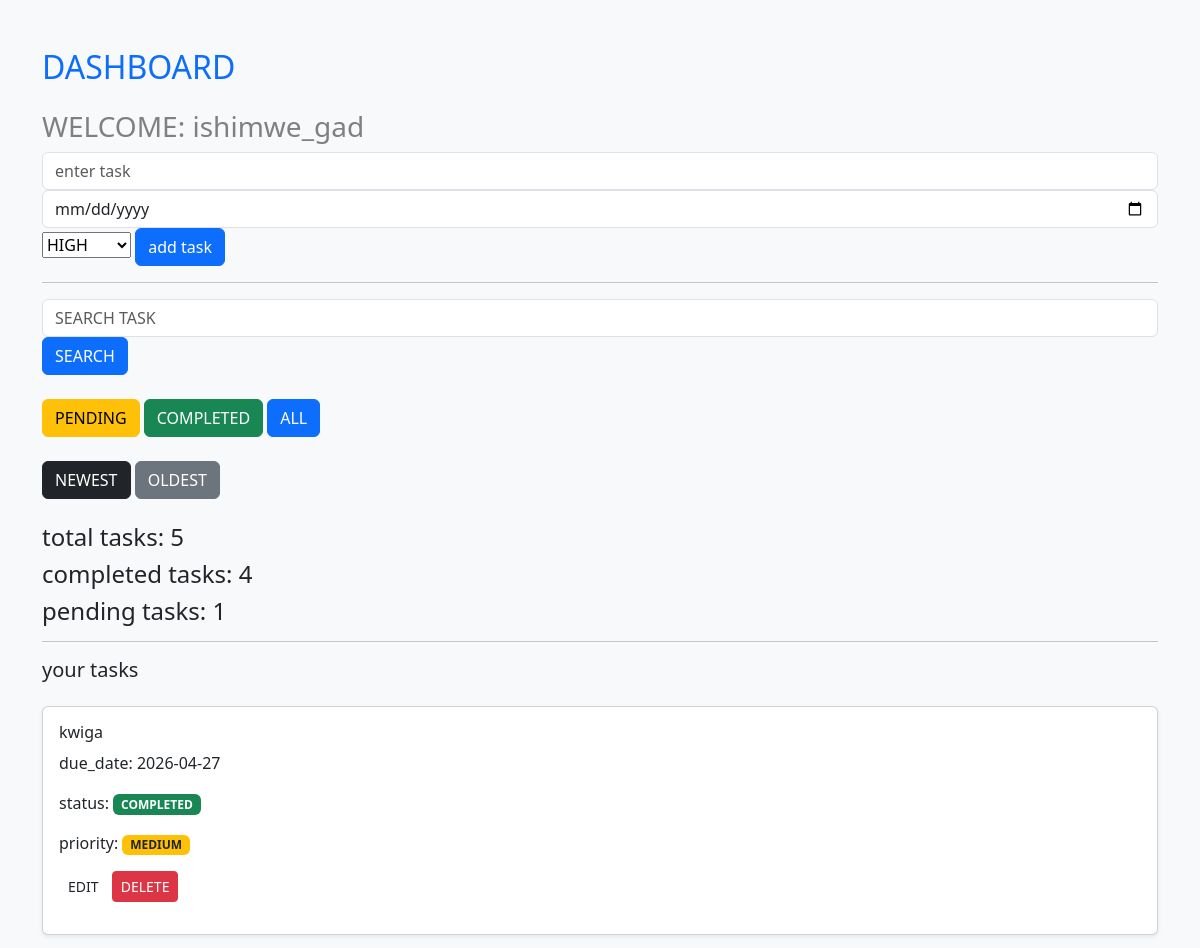
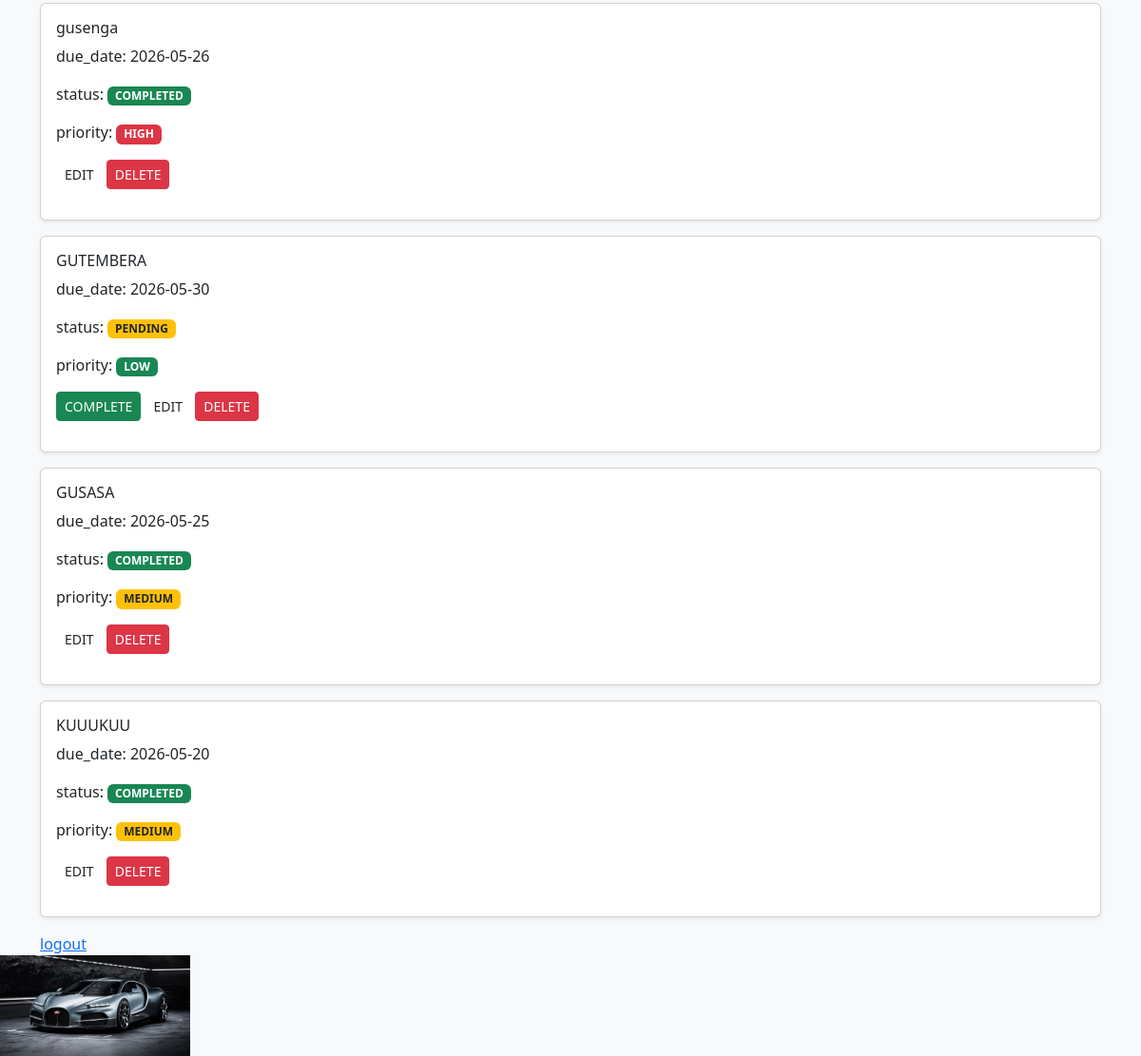
The page /dashboard (signed in) on the database as committed earlier (2 pictures, top to bottom).
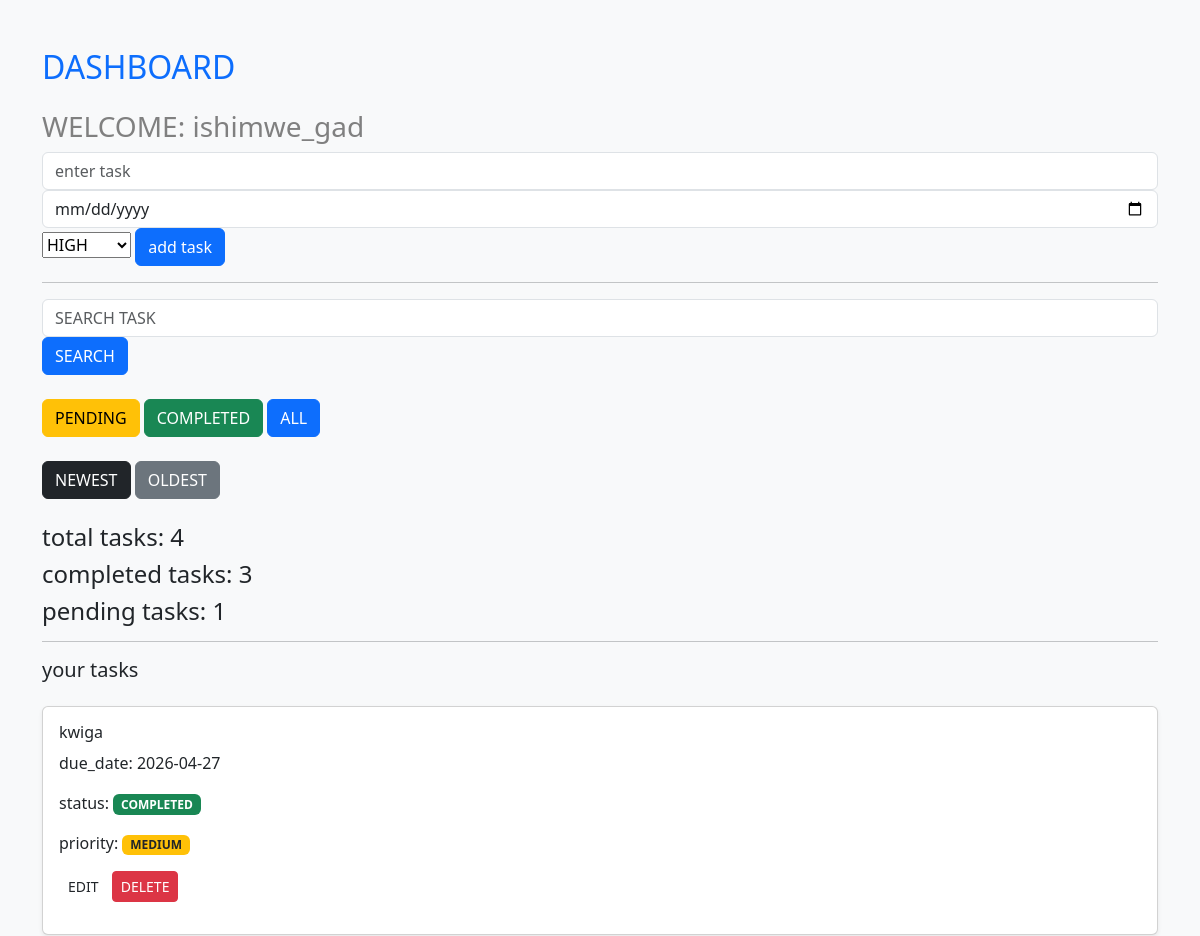
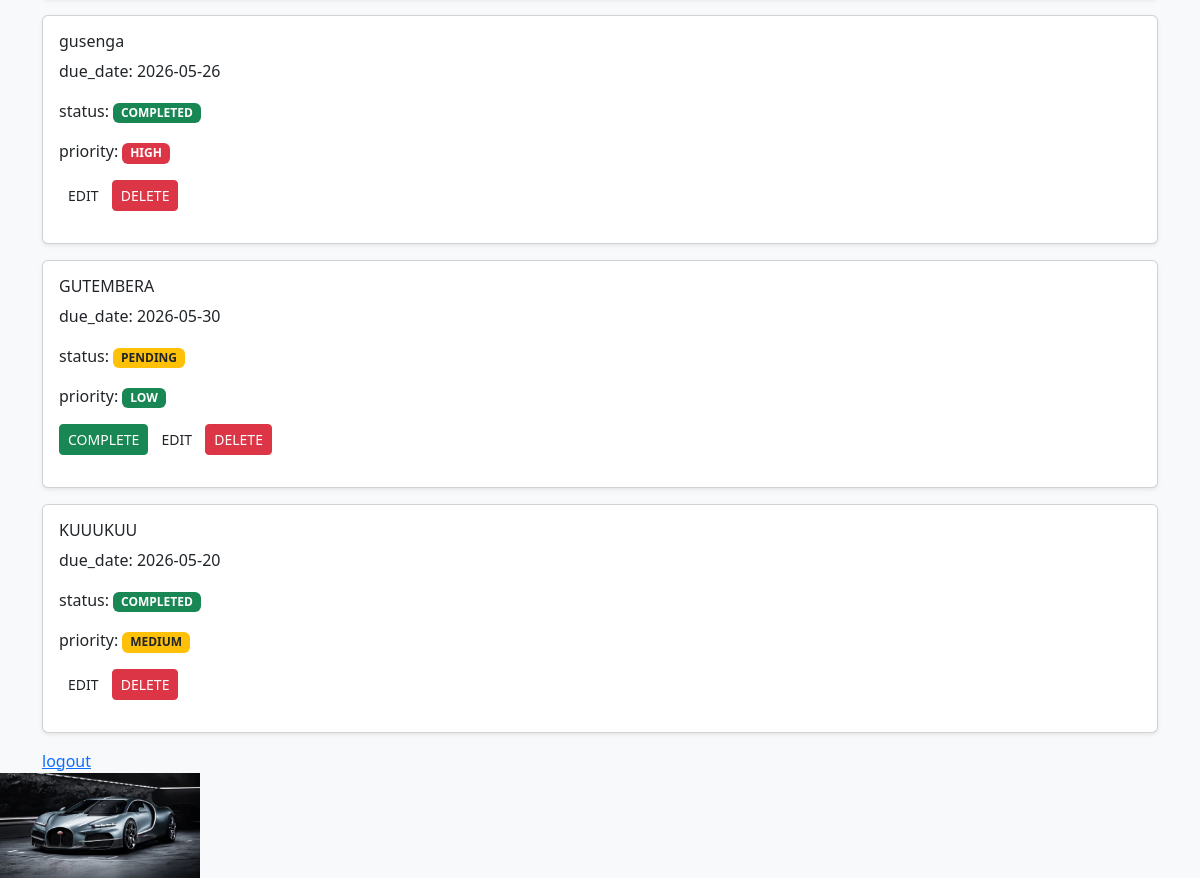
The same page on the database as committed later (2 pictures, top to bottom).
### tables this page shows
CREATE TABLE users (
        id INTEGER PRIMARY KEY AUTOINCREMENT,
        username TEXT UNIQUE,
        password TEXT
           );

CREATE TABLE tasks (
        id INTEGER PRIMARY KEY AUTOINCREMENT,
        user_id INTEGER,
        title TEXT,
        status TEXT
           , due_date TEXT, priority TEXT);

### app.py (the view)
@app.route('/dashboard')
def dashboard():
    username = session.get('username')
    if not username:
        return redirect('/')
    conn = sqlite3.connect('users.db')
    cursor = conn.cursor()
    cursor.execute("SELECT id FROM users WHERE username=?", (username,))
    user = cursor.fetchone()
    user_id = user[0]
    search = request.args.get('search')
    status = request.args.get('status')
    sort = request.args.get('sort')
    if search:
        cursor.execute(
            "SELECT id, title, status, due_date, priority FROM tasks WHERE user_id=? AND title LIKE ?",
            (user_id, '%' + search + '%')
        )
    elif status:
           cursor.execute(
            "SELECT id, title, status, due_date,priority FROM tasks WHERE user_id=? AND status=?",
            (user_id, status)
        )
    else:
        if sort == "newest":
            cursor.execute(
             "SELECT id, title, status, due_date, priority FROM tasks WHERE user_id=? ORDER BY id DESC",
            (user_id,)
        )
        elif sort == "oldest":
            cursor.execute(
                "SELECT id, title, status, due_date, priority FROM tasks WHERE user_id=? ORDER BY id ASC",
                (user_id,)
            )
        else:
            cursor.execute(
                "SELECT id, title, status, due_date, priority FROM tasks WHERE user_id=?",
                (user_id,)
            )
    tasks = cursor.fetchall()
    cursor.execute(
        "SELECT COUNT(*) FROM tasks WHERE user_id=?",
        (user_id,)
     )
    total_tasks = cursor.fetchone()[0]
    cursor.execute(
        "SELECT COUNT(*) FROM tasks WHERE user_id=? AND status=?",
        (user_id,"completed")
    )
    completed_tasks = cursor.fetchone()[0]
    cursor.execute(
        "SELECT COUNT(*)FROM tasks WHERE user_id=? AND status=?",
        (user_id,"pending")
    )
    pending_tasks = cursor.fetchone()[0]
    conn.close()
    return render_template(
        'dashboard.html',
        username=username,
        tasks=tasks,
        total_tasks=total_tasks,
        completed_tasks=completed_tasks,
        pending_tasks=pending_tasks
    )

### templates/dashboard.html (shortened to what this page needs)
<!DOCTYPE html>
<html>
    <head>
        <link
        href="https://cdn.jsdelivr.net/npm/bootstrap@5.3.3/dist/css/bootstrap.min.css"rel="stylesheet">
    </head>
    <body class="bg-light">
        <div class="container mt-5">
        <h2 class="text-primary mb-4">DASHBOARD</h2>
        <h3 style="color: gray;">WELCOME: {{ username }}</h3>
        <form method="POST" action="/add_task">
            <input
                 class="form-control"
                 type"text"
                 name="title"
                  placeholder="enter task" required>
            <input
                  class="form-control"
                  type="date"
                  name="due_date" required>
            <select name="priority">
                <option value="HIGH">HIGH</option>
            </select>
            <button class="btn btn-primary" type="submit">add task</button>
        </form>
        <hr>
        <form method="GET" action="/dashboard">
            <input
                  class="form-control"
                  type="text"
                  name="search"
            placeholder="SEARCH TASK">
            <button class="btn btn-primary" type="submit">SEARCH</button>
        </form>
        <br>
        <a
           class="btn btn-warning"
           href="/dashboard?status=pending">PENDING</a>
        <a
           class="btn btn-success"
           href="/dashboard?status=completed">COMPLETED</a>
        <a
          class="btn btn-primary"
           href="/dashboard">ALL</a>
        <br><br>
        <a
        class="btn btn-dark"
        href="/dashboard?sort=newest"
        >
        NEWEST
       </a>
       <a
       class="btn btn-secondary"
       href="dashboard?sort=oldest"
       >
       OLDEST
       </a>
       <br><br>
        <h4>
            total tasks: {{ total_tasks }}
        </h4>
        <h4>
           completed tasks: {{ completed_tasks }}
        </h4>
        <h4>
            pending tasks: {{ pending_tasks}}
        </h4>
        <hr>
        <h5>your tasks</h5>
        <div class="mt-4">
            {% for task in tasks %}
            <div class="card mb-3 shadow-sm">
                <div class="card-body">
                    <h6 class="card-title">
                        {{ task[1] }}
                    </h6>
                    <p class="card-text">
                        due_date:
                        {{ task[3] }}
                    </p>
                    <p>
                    status:
                    {% if task[2] == 'completed' %}
                    <span class="badge bg-success">
                        COMPLETED
                    </span>
                    {% else %}
                    <span class="badge bg-warning text-dark">
                        PENDING
                    </span>
                    {% endif %}
                </p>
                <p>
                    priority:
                    {% if task[4] =='HIGH' %}
                    <span class="badge bg-danger">
                        HIGH
                    </span>
                    {% elif task[4] == 'MEDIUM' %}
                    <span class="badge bg-warning text-dark">
                        MEDIUM
                    </span>
                    {% else %}
                 <span class="badge bg-success">
                    LOW
                 </span>
                 {% endif %}
            <p/>
            {% if task[2] == 'pending' %}
            <a
                class="btn btn-success btn-sm"
                href="/complete_task/{{ task[0] }}">
                COMPLETE
                </a>
                {% endif %}
                <a
                class="btn btn-worning btn-sm"
                href="/edit_task/{{ task[0] }}">
                EDIT
                </a>
                <a
                 class="btn btn-danger btn-sm"
                 href="/delete_task/{{ task[0] }}">
                DELETE
                </a>
                </div>
            </div>
            {% endfor %}
        </div>
        <a href="/logout">logout</a>
        </div>
        <img src="{{ url_for('static', filename='gd.jpg') }}" alt="gad" width="200">
    </body>
</html>

Rows that differ between the two databases and show on the page:
removed tasks: title "GUSASA", due_date "2026-05-25", status "COMPLETED", priority "MEDIUM"
Other text that changed with them:
{{ total_tasks }}: "5" → "4"
{{ completed_tasks }}: "4" → "3"
